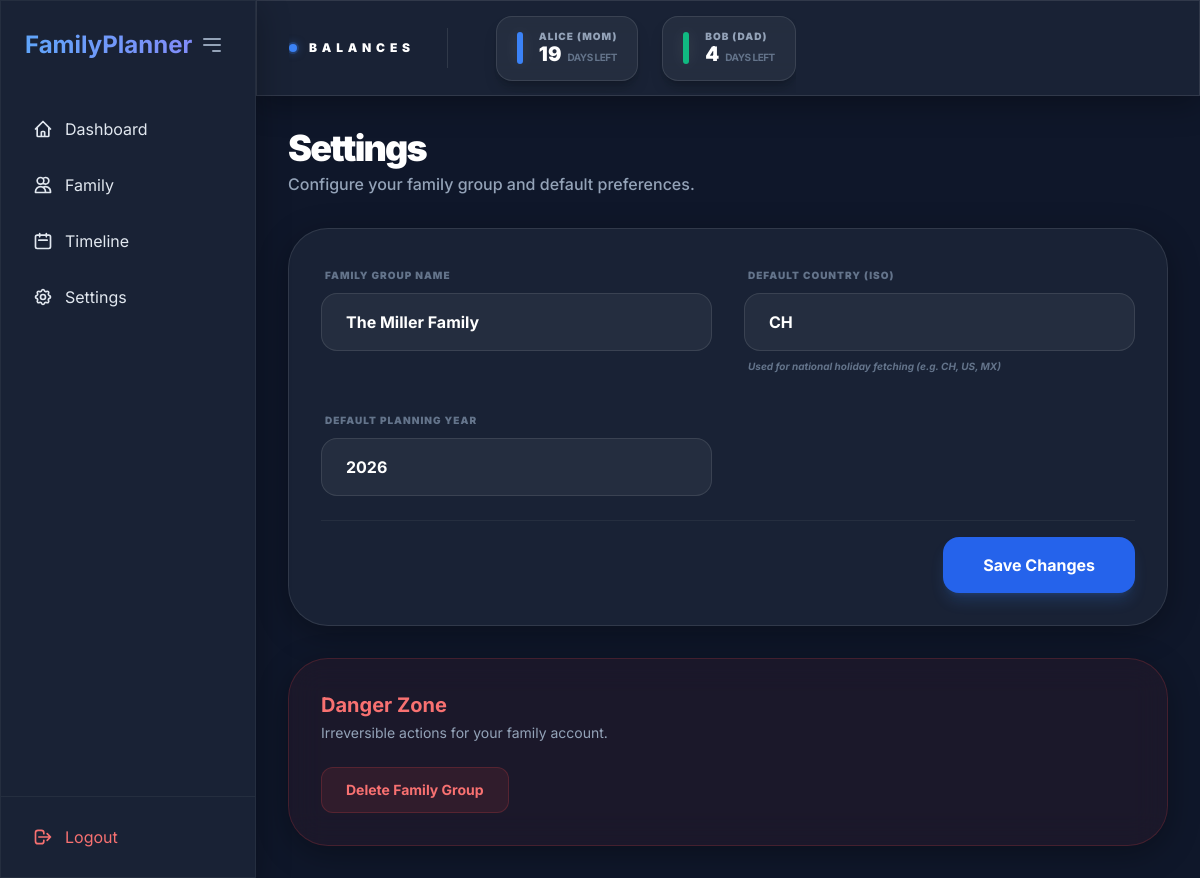
Screenshot of /settings/ (signed in) with the database file from the repository.
### app/models/models.py (models this page shows)
class FamilyMember(Base):
    __tablename__ = "family_members"
    id = Column(Integer, primary_key=True, index=True)
    name = Column(String)
    family_id = Column(Integer, ForeignKey("families.id"))
    country = Column(String)
    subdivision = Column(String, nullable=True)
    vacation_allowance = Column(Float)
    working_days = Column(Integer, default=5) # e.g., 5 days per week
    color = Column(String, default="#3b82f6") # Tailwind blue-500
    family = relationship("Family", back_populates="members")
    vacations = relationship("Vacation", back_populates="member", cascade="all, delete-orphan")

class Family(Base):
    __tablename__ = "families"
    id = Column(Integer, primary_key=True, index=True)
    name = Column(String)
    owner_id = Column(Integer, ForeignKey("users.id"))
    default_country = Column(String, default="CH")
    default_year = Column(Integer, default=2026)
    owner = relationship("User", back_populates="families")
    members = relationship("FamilyMember", back_populates="family", cascade="all, delete-orphan")

### app/routers/settings.py (the view)
@router.get("/", response_class=HTMLResponse)
async def settings_view(request: Request, db: Session = Depends(get_db)):
    user_id = request.session.get("user_id")
    if not user_id: return RedirectResponse(url="/login", status_code=303)
    from app.services.family_service import get_family_members
    family_members = get_family_members(db, user_id)
    family = db.query(Family).filter(Family.owner_id == user_id).first()
    return templates.TemplateResponse(request=request, name="settings.html", context={
        "family": family,
        "family_members": family_members
    })

### app/templates/settings.html (shortened to what this page needs)
{% extends "base.html" %}
{% block content %}
<div class="max-w-4xl mx-auto space-y-8">
    <div>
        <h1 class="text-4xl font-black text-white tracking-tighter">Settings</h1>
        <p class="text-slate-400 font-medium mt-1">Configure your family group and default preferences.</p>
    </div>
    <div class="glass rounded-[2.5rem] overflow-hidden">
        <form action="/settings/update" method="POST" class="p-8 space-y-6">
            <div class="grid grid-cols-1 md:grid-cols-2 gap-8">
                <div class="space-y-2">
                    <label class="text-[10px] font-black text-slate-500 uppercase tracking-widest ml-1">Family Group Name</label>
                    <input type="text" name="name" value="{{ family.name }}" required
                           class="w-full px-6 py-4 bg-white/5 border border-white/10 rounded-2xl text-white outline-none focus:ring-2 focus:ring-blue-500 transition-all font-bold">
                </div>
                <div class="space-y-2">
                    <label class="text-[10px] font-black text-slate-500 uppercase tracking-widest ml-1">Default Country (ISO)</label>
                    <input type="text" name="country" value="{{ family.default_country }}" required
                           class="w-full px-6 py-4 bg-white/5 border border-white/10 rounded-2xl text-white outline-none focus:ring-2 focus:ring-blue-500 transition-all font-bold">
                    <p class="text-[10px] text-slate-500 font-bold ml-1 italic">Used for national holiday fetching (e.g. CH, US, MX)</p>
                </div>
                <div class="space-y-2">
                    <label class="text-[10px] font-black text-slate-500 uppercase tracking-widest ml-1">Default Planning Year</label>
                    <input type="number" name="year" value="{{ family.default_year }}" required
                           class="w-full px-6 py-4 bg-white/5 border border-white/10 rounded-2xl text-white outline-none focus:ring-2 focus:ring-blue-500 transition-all font-bold">
                </div>
            </div>
            <div class="pt-4 border-t border-white/5 flex justify-end">
                <button type="submit" class="px-10 py-4 bg-blue-600 hover:bg-blue-700 text-white rounded-2xl font-bold transition-all shadow-lg shadow-blue-500/20">
                    Save Changes
                </button>
            </div>
        </form>
    </div>
    <div class="glass border-red-500/20 p-8 rounded-[2.5rem] bg-red-500/5">
        <h3 class="text-xl font-bold text-red-400">Danger Zone</h3>
        <p class="text-slate-400 text-sm mt-1">Irreversible actions for your family account.</p>
        <div class="mt-6">
            <button class="px-6 py-3 bg-red-500/10 hover:bg-red-500/20 text-red-400 rounded-xl text-sm font-bold transition-all border border-red-500/20">
                Delete Family Group
            </button>
        </div>
    </div>
</div>
{% endblock %}

### app/templates/base.html (shortened to what this page needs)
<!DOCTYPE html>
<html lang="en">
<head>
    <script src="https://cdn.tailwindcss.com"></script>
    <link rel="stylesheet" href="https://cdnjs.cloudflare.com/ajax/libs/frappe-gantt/0.6.1/frappe-gantt.css">
</head>
<body class="text-slate-200 antialiased">
    <div class="flex h-screen overflow-hidden">
        {% if request.session.get('user_id') %}
        <aside id="sidebar" class="sidebar glass border-r border-white/5 flex flex-col z-20 shrink-0">
            <div class="p-6 flex items-center justify-between">
                <h1 class="text-2xl font-bold bg-gradient-to-r from-blue-400 to-indigo-400 bg-clip-text text-transparent sidebar-logo">
                </h1>
                <button onclick="toggleSidebar()" class="p-2 hover:bg-white/10 rounded-xl transition-all text-slate-400">
                    <svg class="w-6 h-6" fill="none" stroke="currentColor" viewBox="0 0 24 24"><path stroke-linecap="round" stroke-linejoin="round" stroke-width="2" d="M4 6h16M4 12h16m-7 6h7"></path></svg>
                </button>
            </div>
            <nav class="flex-1 px-4 space-y-2 mt-4">
                <a href="/dashboard" class="sidebar-link flex items-center px-4 py-3 rounded-xl transition-all hover:bg-white/5 {% if request.url.path == '/dashboard' %}sidebar-item-active{% endif %}">
                    <span class="sidebar-text">Dashboard</span>
                </a>
                <a href="/family" class="sidebar-link flex items-center px-4 py-3 rounded-xl transition-all hover:bg-white/5 {% if request.url.path == '/family' %}sidebar-item-active{% endif %}">
                    <svg class="w-5 h-5 mr-3 shrink-0" fill="none" stroke="currentColor" viewBox="0 0 24 24"><path stroke-linecap="round" stroke-linejoin="round" stroke-width="2" d="M12 4.354a4 4 0 110 5.292M15 21H3v-1a6 6 0 0112 0v1zm0 0h6v-1a6 6 0 00-9-5.197M13 7a4 4 0 11-8 0 4 4 0 018 0z"></path></svg>
                    <span class="sidebar-text">Family</span>
                </a>
                <a href="/calendar" class="sidebar-link flex items-center px-4 py-3 rounded-xl transition-all hover:bg-white/5 {% if request.url.path == '/calendar' %}sidebar-item-active{% endif %}">
                    <svg class="w-5 h-5 mr-3 shrink-0" fill="none" stroke="currentColor" viewBox="0 0 24 24"><path stroke-linecap="round" stroke-linejoin="round" stroke-width="2" d="M8 7V3m8 4V3m-9 8h10M5 21h14a2 2 0 002-2V7a2 2 0 00-2-2H5a2 2 0 00-2 2v12a2 2 0 002 2z"></path></svg>
                    <span class="sidebar-text">Timeline</span>
                </a>
                <a href="/settings" class="sidebar-link flex items-center px-4 py-3 rounded-xl transition-all hover:bg-white/5 {% if request.url.path == '/settings' %}sidebar-item-active{% endif %}">
                    <span class="sidebar-text">Settings</span>
                </a>
            </nav>
            <div class="p-4 border-t border-white/5">
                <a href="/logout" class="logout-btn flex items-center px-4 py-3 rounded-xl text-red-400 hover:bg-red-400/10 transition-all">
                    <svg class="w-5 h-5 mr-3 shrink-0" fill="none" stroke="currentColor" viewBox="0 0 24 24"><path stroke-linecap="round" stroke-linejoin="round" stroke-width="2" d="M17 16l4-4m0 0l-4-4m4 4H7m6 4v1a3 3 0 01-3 3H6a3 3 0 01-3-3V7a3 3 0 013-3h4a3 3 0 013 3v1"></path></svg>
                    <span class="logout-text">Logout</span>
                </a>
            </div>
        </aside>
        {% endif %}
        <div class="flex-1 flex flex-col overflow-hidden">
            {% if request.session.get('user_id') %}
            <header class="glass h-24 border-b border-white/10 flex items-center px-8 z-10 shrink-0">
                <div class="flex items-center space-x-6 overflow-x-auto no-scrollbar py-3">
                    <div class="flex items-center mr-6">
                        <div class="relative flex items-center justify-center mr-3">
                            <div class="absolute w-3 h-3 bg-blue-500/20 rounded-full animate-ping"></div>
                            <div class="w-2 h-2 rounded-full bg-blue-500 shadow-[0_0_8px_rgba(59,130,246,0.5)]"></div>
                        </div>
                        <span class="text-xs font-black text-white uppercase tracking-[0.4em] whitespace-nowrap">Balances</span>
                    </div>
                    {% if family_members %}
                        {% for person in family_members %}
                        <div class="flex items-center space-x-4 bg-white/5 hover:bg-white/10 border border-white/10 hover:border-white/20 px-5 py-3 rounded-2xl transition-all duration-300 group cursor-pointer shadow-lg shadow-black/20"
                             onclick="window.location.href='/family/{{ person.id }}'">
                            <div class="w-1.5 h-8 rounded-full shadow-[0_0_15px_rgba(255,255,255,0.1)]" style="background-color: {{ person.color }}"></div>
                            <div class="flex flex-col -space-y-1">
                                <span class="text-[10px] font-black text-slate-400 uppercase tracking-[0.1em] group-hover:text-white transition-colors">{{ person.name }}</span>
                                <div class="flex items-baseline space-x-1.5">
                                    <span class="text-xl font-black text-white group-hover:text-blue-400 transition-colors">{{ person.remaining_balance|int }}</span>
                                    <span class="text-[10px] font-bold text-slate-500 uppercase tracking-tighter">days left</span>
                                </div>
                            </div>
                        </div>
                        {% endfor %}
                    {% else %}
                        <span class="text-xs text-slate-500 italic">No family members added yet.</span>
                    {% endif %}
                </div>
            </header>
            {% endif %}
            <main class="flex-1 overflow-y-auto p-8 relative">
                {% block content %}{% endblock %}
            </main>
        </div>
    </div>
</body>
</html>

### app/templates/base.html (style rules this page uses)
body { font-family: 'Inter', sans-serif; background: #0f172a; min-height: 100vh; color: #f1f5f9; }
.glass { background: rgba(30, 41, 59, 0.7); backdrop-filter: blur(16px); -webkit-backdrop-filter: blur(16px); border: 1px solid rgba(255, 255, 255, 0.1); box-shadow: 0 8px 32px 0 rgba(0, 0, 0, 0.3); }
.sidebar { width: 16rem; transition: all 0.3s cubic-bezier(0.4, 0, 0.2, 1); }

### rows the page displays
FamilyMember: name "ALICE (MOM)", remaining_balance "19"
FamilyMember: name "BOB (DAD)", remaining_balance "4"
Family: name "The Miller Family", country "CH", year "2026"
